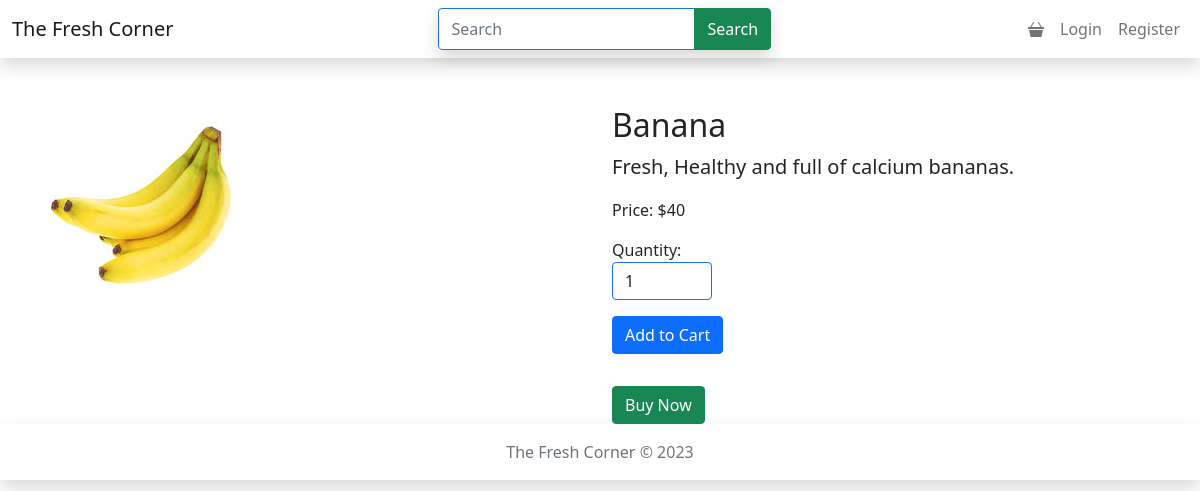
The app's page /product/2 with its own data.
### FreshCorner/model.py (models this page shows)
class Product(db.Model):
    id = db.Column(db.Integer(), primary_key= True)
    name = db.Column(db.String(100), nullable=False)
    MFD = db.Column(db.String())
    EXP = db.Column(db.String())
    rate = db.Column(db.Integer(), nullable=False)
    description = db.Column(db.String())
    image = db.Column(db.Text, unique = True, nullable=False)
    mimetype = db.Column(db.Text, nullable=False)
    quantity = db.Column(db.Integer(), nullable=False)
    category_id = db.Column(db.Integer(), db.ForeignKey('category.id'), nullable = False)
    catagory = db.relationship('Category', backref=db.backref('products', lazy=True))

### FreshCorner/public.py (the view)
@app.route('/product/<int:product_id>')
def detail(product_id):
    product = Product.query.get_or_404(product_id)
    return render_template('product_detail.html', product=product)

### templates/product_detail.html (shortened to what this page needs)
{% extends 'base.html' %}
{% block content %}
<div class="container mt-4">
    <div class="row">
        <div class="col-md-6">
            <img src="{{ url_for('static', filename='product_img/' + product.image) }}" alt="{{ product.name }}" class="img-fluid mb-3">
        </div>
        <div class="col-md-6">
            <h2>{{ product.name }}</h2>
            <p class="lead">{{ product.description }}</p>
            <p class="font-weight-bold">Price: ${{ product.rate }}</p>
            {% if 10 > product.quantity > 0 %}
            <p class="font-weight-bold">only {{ product.quantity }} left</p>
            {% elif product.quantity == 0 %}
            <p class="font-weight-bold">Out of Stock! stock will refill soon.</p>
            {% else %}
            <form action="{{ url_for('cart.add_to_cart', product_id=product.id) }}" method="post" class="mt-3">
                <div class="form-group">
                    <label for="quantity">Quantity:</label>
                    <input type="number" id="quantity" name="quantity" value="1" min="1" class="form-control" style="width: 100px;">
                </div>
                <button type="submit" class="btn btn-primary mt-3">Add to Cart</button>
            </form>
            <form action="{{ url_for('cart.add_to_cart', product_id=product.id) }}" method="post" class="mt-3">
                <button type="submit" class="btn btn-success mt-3">Buy Now</button>
            </form>
            {% endif %}
        </div>
    </div>
</div>
{% endblock %}

### static/style.css (style rules this page uses)
.input:focus, input:valid { outline: none; border: 1.5px solid #1a73e8; }

### records on screen
Product: image+name (picture), name "Banana", description "Fresh, Healthy and full of calcium bananas.", rate "40"
